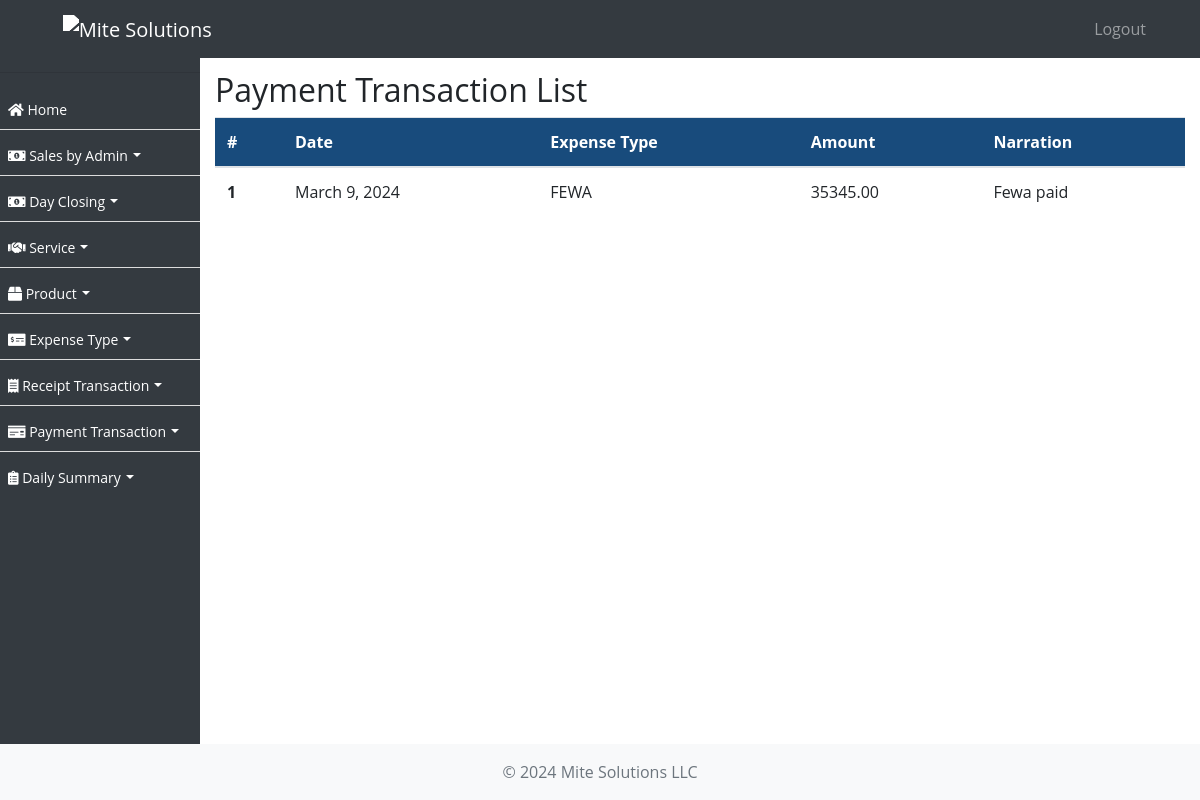
The app's page /payment-transaction/, older data.
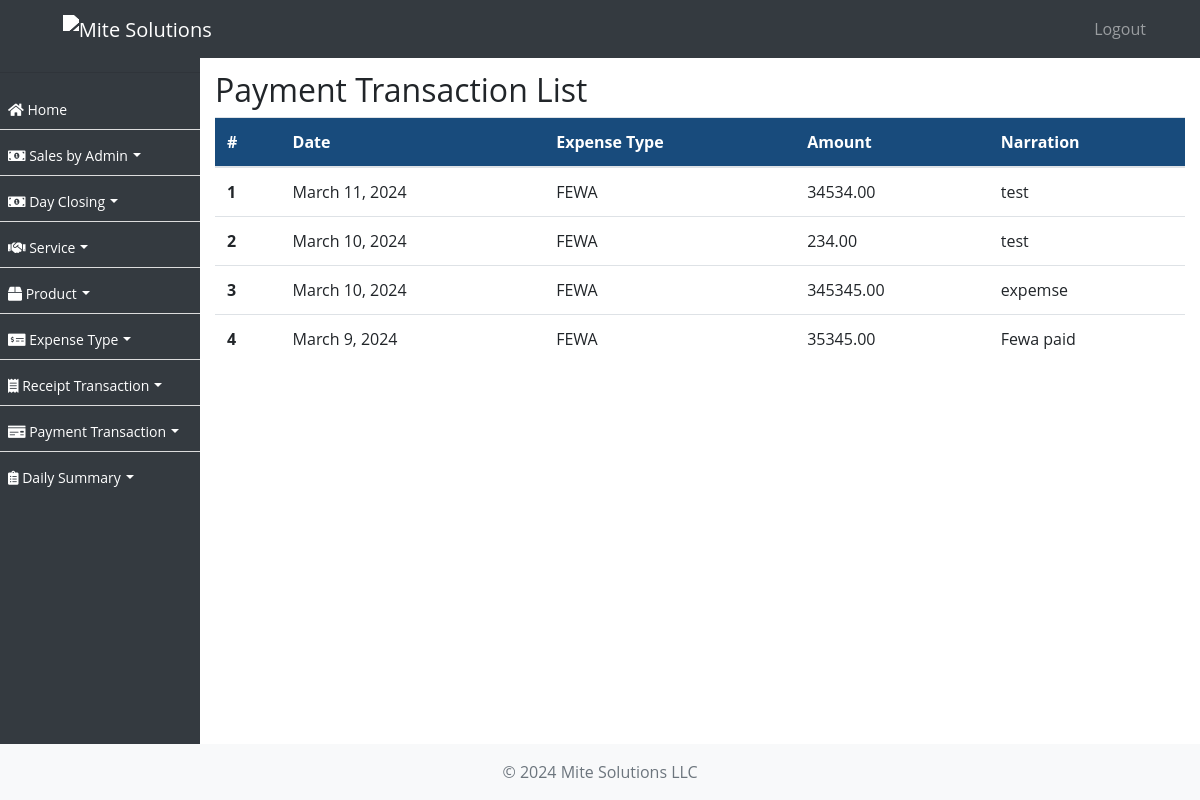
The same page, newer data.
### ezshopapp/models.py (models this page shows, shortened)
class PaymentTransaction(models.Model):
    date = models.DateField()
    expense_type = models.ForeignKey(ExpenseType, on_delete=models.CASCADE)
    amount = models.DecimalField(max_digits=10, decimal_places=2)
    narration = models.TextField()
    created_on = models.DateTimeField(auto_now_add=True, null=True)

class ExpenseType(models.Model):
    name = models.CharField(max_length=255)
    created_on = models.DateTimeField(auto_now_add=True, null=True)

### ezshopapp/views.py (the view)
# urls.py: path('payment-transaction/', PaymentTransactionListView.as_view(), name='payment_transaction_list'),
class PaymentTransactionListView(ListView):
    model = PaymentTransaction
    template_name = 'payment_transaction_list.html'
    def get_queryset(self):
        return PaymentTransaction.objects.order_by('-created_on')

### ezshopapp/templates/payment_transaction_list.html (shortened to what this page needs)
{% extends 'base.html' %}
{% block content %}
  <h2>Payment Transaction List</h2>
  <table class="table">
    <thead>
      <tr>
        <th scope="col">#</th>
        <th scope="col">Date</th>
        <th scope="col">Expense Type</th>
        <th scope="col">Amount</th>
        <th scope="col">Narration</th>
      </tr>
    </thead>
    <tbody>
      {% for payment_transaction in object_list %}
        <tr>
          <th scope="row">{{ forloop.counter }}</th>
          <td>{{ payment_transaction.date }}</td>
          <td>{{ payment_transaction.expense_type.name }}</td>
          <td>{{ payment_transaction.amount }}</td>
          <td>{{ payment_transaction.narration }}</td>
        </tr>
      {% endfor %}
    </tbody>
  </table>
{% endblock %}

Row changes from the older to the newer data that the page shows:
added PaymentTransaction: date "March 11, 2024", expense_type.name "FEWA", amount "34534.00", narration "test"
added PaymentTransaction: date "March 10, 2024", expense_type.name "FEWA", amount "234.00", narration "test"
added PaymentTransaction: date "March 10, 2024", expense_type.name "FEWA", amount "345345.00", narration "expemse"
